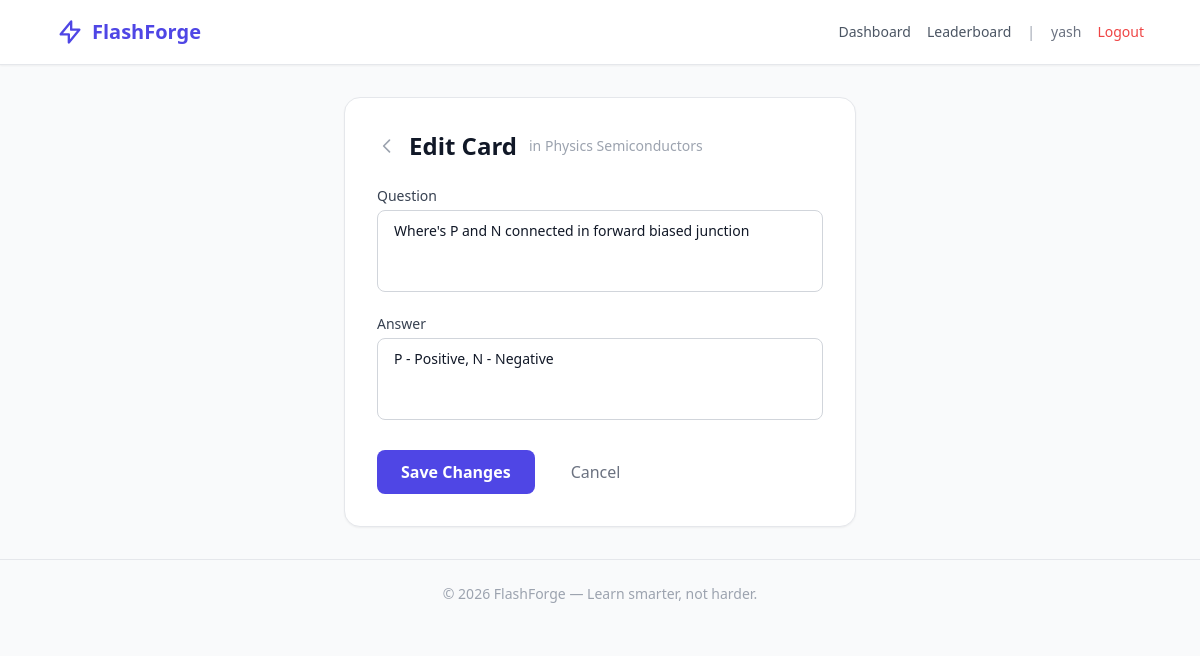
Page /card/1/edit (signed in) on the committed database.
### app/models.py (models this page shows, shortened)
class User(UserMixin, db.Model):
    __tablename__ = 'users'
    id = db.Column(db.Integer, primary_key=True)
    username = db.Column(db.String(80), unique=True, nullable=False)
    email = db.Column(db.String(120), unique=True, nullable=False)
    password_hash = db.Column(db.String(256), nullable=False)
    created_at = db.Column(db.DateTime, default=datetime.utcnow)
    decks = db.relationship('Deck', backref='owner', lazy=True, cascade='all, delete-orphan')

class Deck(db.Model):
    __tablename__ = 'decks'
    id = db.Column(db.Integer, primary_key=True)
    title = db.Column(db.String(200), nullable=False)
    description = db.Column(db.Text, default='')
    user_id = db.Column(db.Integer, db.ForeignKey('users.id'), nullable=False)
    created_at = db.Column(db.DateTime, default=datetime.utcnow)
    updated_at = db.Column(db.DateTime, default=datetime.utcnow, onupdate=datetime.utcnow)
    cards = db.relationship('Card', backref='deck', lazy=True, cascade='all, delete-orphan')

class Card(db.Model):
    __tablename__ = 'cards'
    id = db.Column(db.Integer, primary_key=True)
    question = db.Column(db.Text, nullable=False)
    answer = db.Column(db.Text, nullable=False)
    deck_id = db.Column(db.Integer, db.ForeignKey('decks.id'), nullable=False)
    created_at = db.Column(db.DateTime, default=datetime.utcnow)
    ease_factor = db.Column(db.Float, default=2.5)
    interval_days = db.Column(db.Integer, default=0)
    next_review = db.Column(db.DateTime, default=datetime.utcnow)
    review_count = db.Column(db.Integer, default=0)
    reviews = db.relationship('CardReview', backref='card', lazy=True, cascade='all, delete-orphan')

### app/routes/cards.py (the view, shortened to what this page needs)
@cards_bp.route('/card/<int:id>/edit', methods=['GET', 'POST'])
@login_required
def edit_card(id):
    card = Card.query.get_or_404(id)
    deck = card.deck
    if deck.user_id != current_user.id:
        flash('Access denied.', 'error')
        return redirect(url_for('main.dashboard'))
    return render_template('card_form.html', deck=deck, card=card)

### app/templates/card_form.html (shortened to what this page needs)
{% extends "base.html" %}
{% block content %}
<div class="max-w-lg mx-auto">
    <div class="bg-white rounded-2xl border border-gray-200 p-8 shadow-sm">
        <div class="flex items-center gap-3 mb-6">
            <a href="{{ url_for('decks.view_deck', id=deck.id) }}" class="text-gray-400 hover:text-gray-600 transition">
                <svg class="w-5 h-5" fill="none" stroke="currentColor" stroke-width="2" viewBox="0 0 24 24">
                    <path stroke-linecap="round" stroke-linejoin="round" d="M15 19l-7-7 7-7"/>
                </svg>
            </a>
            <h2 class="text-2xl font-bold">{{ 'Edit Card' if card else 'Add Card' }}</h2>
            <span class="text-sm text-gray-400">in {{ deck.title }}</span>
        </div>
        <form method="POST" class="space-y-4">
            <div>
                <label class="block text-sm font-medium text-gray-700 mb-1">Question</label>
                <textarea name="question" rows="3" required autofocus
                    placeholder="Enter your question..."
                    class="w-full px-4 py-2.5 rounded-lg border border-gray-300 focus:ring-2 focus:ring-brand-500 focus:border-brand-500 outline-none transition text-sm resize-none">{{ card.question if card else '' }}</textarea>
            </div>
            <div>
                <label class="block text-sm font-medium text-gray-700 mb-1">Answer</label>
                <textarea name="answer" rows="3" required
                    placeholder="Enter the answer..."
                    class="w-full px-4 py-2.5 rounded-lg border border-gray-300 focus:ring-2 focus:ring-brand-500 focus:border-brand-500 outline-none transition text-sm resize-none">{{ card.answer if card else '' }}</textarea>
            </div>
            <div class="flex gap-3 pt-2">
                <button type="submit" name="save"
                    class="bg-brand-600 text-white px-6 py-2.5 rounded-lg font-semibold hover:bg-brand-700 transition">
                    {{ 'Save Changes' if card else 'Add Card' }}
                </button>
                <a href="{{ url_for('decks.view_deck', id=deck.id) }}"
                    class="text-gray-500 px-6 py-2.5 rounded-lg hover:bg-gray-100 transition font-medium">
                    Cancel
                </a>
            </div>
        </form>
    </div>
</div>
{% endblock %}

### app/templates/base.html (shortened to what this page needs)
<!DOCTYPE html>
<html lang="en" class="h-full">
<head>
    <script src="https://cdn.tailwindcss.com"></script>
</head>
<body class="h-full bg-gray-50 text-gray-900">
    <nav class="bg-white border-b border-gray-200 shadow-sm">
        <div class="max-w-6xl mx-auto px-4 sm:px-6 lg:px-8">
            <div class="flex justify-between h-16 items-center">
                <a href="{{ url_for('main.landing') }}" class="flex items-center gap-2 text-xl font-bold text-brand-600">
                    <svg class="w-7 h-7" fill="none" stroke="currentColor" stroke-width="2" viewBox="0 0 24 24">
                        <path stroke-linecap="round" stroke-linejoin="round" d="M13 10V3L4 14h7v7l9-11h-7z"/>
                    </svg>
                    FlashForge
                </a>
                <div class="flex items-center gap-4">
                    {% if current_user.is_authenticated %}
                        <a href="{{ url_for('main.dashboard') }}" class="text-sm text-gray-600 hover:text-brand-600 transition">Dashboard</a>
                        <a href="{{ url_for('leaderboard.leaderboard') }}" class="text-sm text-gray-600 hover:text-brand-600 transition">Leaderboard</a>
                        <span class="text-sm text-gray-400">|</span>
                        <span class="text-sm text-gray-500">{{ current_user.username }}</span>
                        <a href="{{ url_for('auth.logout') }}" class="text-sm text-red-500 hover:text-red-700 transition">Logout</a>
                    {% else %}
                        <a href="{{ url_for('auth.login') }}" class="text-sm text-gray-600 hover:text-brand-600 transition">Login</a>
                        <a href="{{ url_for('auth.register') }}" class="bg-brand-600 text-white px-4 py-2 rounded-lg text-sm font-medium hover:bg-brand-700 transition">Sign Up</a>
                    {% endif %}
                </div>
            </div>
        </div>
    </nav>
    <main class="max-w-6xl mx-auto px-4 sm:px-6 lg:px-8 py-8">
        {% block content %}{% endblock %}
    </main>
    <footer class="border-t border-gray-200 mt-auto">
        <div class="max-w-6xl mx-auto px-4 sm:px-6 lg:px-8 py-6 text-center text-sm text-gray-400">
            &copy; 2026 FlashForge &mdash; Learn smarter, not harder.
        </div>
    </footer>
</body>
</html>

### rows in the picture
User: username "yash"
Deck: title "Physics Semiconductors"
Card: question "Where's P and N connected in forward biased junction", answer "P - Positive, N - Negative"

### other values in the picture
{{ 'Edit Card' if card else 'Add Card' }} "Edit Card"
{{ 'Save Changes' if card else 'Add Card' }} "Save Changes"
